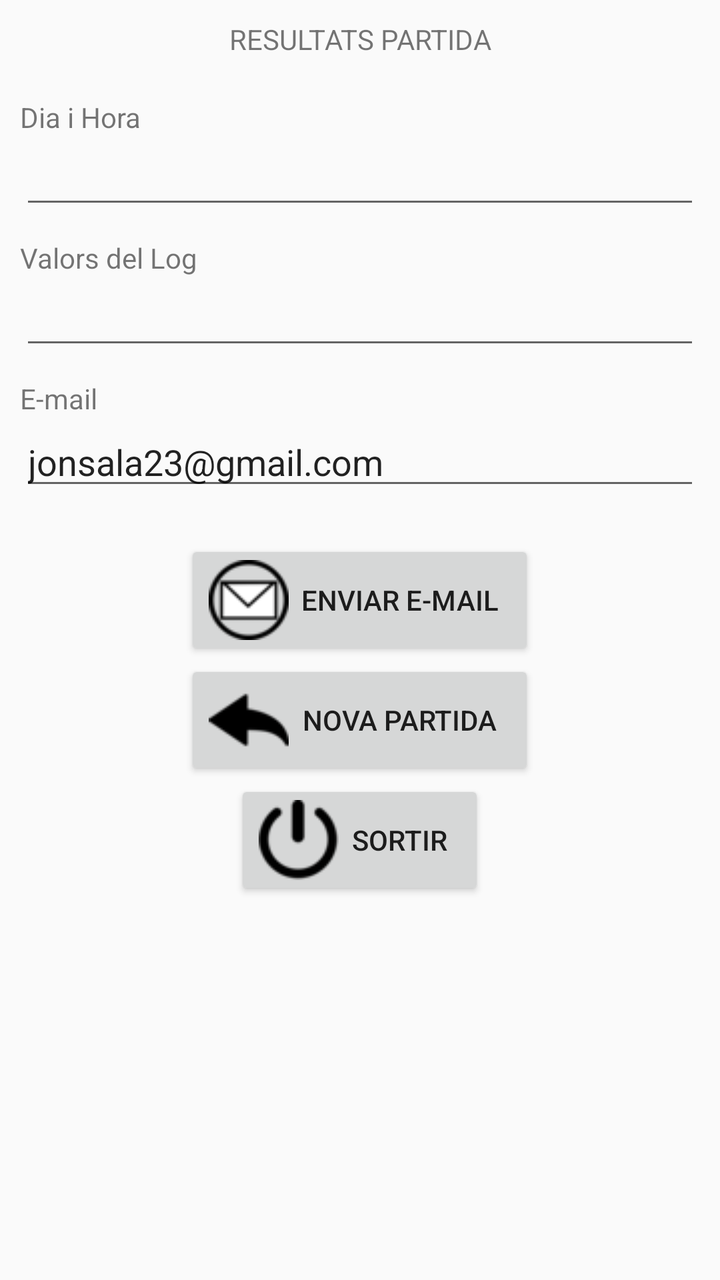
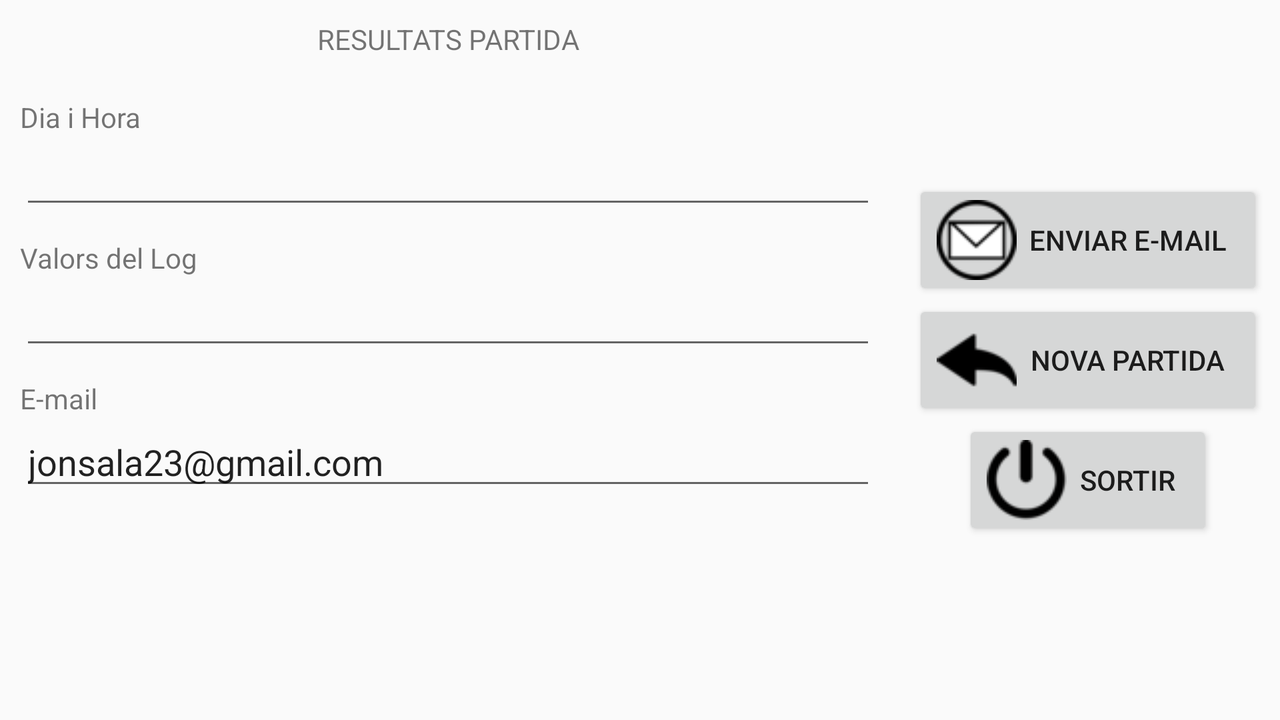

Two renders of one Android screen. The first uses the default layout on a phone; the second uses the alternative layout the repository ships for a different screen configuration, on a matching device. The two XML files are below.
<!-- AndroidManifest.xml: application theme AppTheme -->
<!-- res/layout/activity_test.xml -->
<?xml version="1.0" encoding="utf-8"?>
<LinearLayout xmlns:android="http://schemas.android.com/apk/res/android"
    android:id="@+id/container2"
    android:orientation="vertical"
    android:layout_width="match_parent"
    android:layout_height="match_parent">
    <TextView
        android:layout_width="match_parent"
        android:layout_height="wrap_content"
        android:text="@string/TEST_Resultats_Partida"
        android:gravity="center"
        android:layout_marginTop="10dp"/>


    <TextView
        android:layout_width="wrap_content"
        android:layout_height="wrap_content"
        android:text="@string/TEST_Dia_Hora"
        android:layout_marginTop="20dp"
        android:layout_marginLeft="10dp"/>

    <EditText
        android:id="@+id/Day_Hour"
        android:layout_width="match_parent"
        android:layout_height="wrap_content"
        android:layout_marginRight="10dp"
        android:layout_marginLeft="10dp"/>

    <TextView
        android:layout_width="wrap_content"
        android:layout_height="wrap_content"
        android:text="@string/TEST_Log"
        android:layout_marginTop="10dp"
        android:layout_marginLeft="10dp"/>
    <EditText
        android:id="@+id/Log"
        android:layout_width="match_parent"
        android:layout_height="wrap_content"
        android:layout_marginRight="10dp"
        android:layout_marginLeft="10dp"/>

    <TextView
        android:layout_width="wrap_content"
        android:layout_height="wrap_content"
        android:text="@string/TEST_Email"
        android:layout_marginTop="10dp"
        android:layout_marginLeft="10dp"/>
    <EditText
        android:id="@+id/Email_ToSend"
        android:layout_width="match_parent"
        android:layout_height="wrap_content"
        android:text="@string/TEST_Email_Desti"
        android:layout_marginRight="10dp"
        android:layout_marginLeft="10dp"/>


    <LinearLayout
        android:layout_width="wrap_content"
        android:layout_height="wrap_content"
        android:layout_gravity="center"
        android:gravity="center"
        android:orientation="vertical"
        android:layout_marginTop="20dp">
        <Button
            android:id="@+id/button_Email"
            android:layout_width="175dp"
            android:layout_height="wrap_content"
            android:text="@string/TEST_Send_Email"
            android:drawableLeft="@drawable/email_icon"
            android:onClick="clickSend"/>
        <Button
            android:id="@+id/button_Return"
            android:layout_width="175dp"
            android:layout_height="wrap_content"
            android:text="@string/TEST_New_Game"
            android:drawableLeft="@drawable/flecha"
            android:onClick="clickNew"/>
        <Button
            android:id="@+id/button_Exit"
            android:layout_width="125dp"
            android:layout_height="wrap_content"
            android:text="@string/MAIN_Sortir"
            android:drawableLeft="@drawable/shutdown"
            android:onClick="clickExit"/>

    </LinearLayout>
</LinearLayout>
<!-- resources referenced by this layout -->
<resources>
  <!-- drawable email_icon: png bitmap (drawable-v24, 1210 bytes) -->
  <!-- drawable flecha: png bitmap (drawable-v24, 747 bytes) -->
  <!-- drawable shutdown: png bitmap (drawable-v24, 1124 bytes) -->
  <string name="MAIN_Sortir">Sortir</string>
  <string name="TEST_Dia_Hora">Dia i Hora</string>
  <string name="TEST_Email">E-mail</string>
  <string name="TEST_Email_Desti">jonsala23@gmail.com</string>
  <string name="TEST_Log">Valors del Log</string>
  <string name="TEST_New_Game">Nova Partida</string>
  <string name="TEST_Resultats_Partida">RESULTATS PARTIDA</string>
  <string name="TEST_Send_Email">Enviar E-mail</string>
  <style name="AppTheme" parent="Theme.AppCompat.Light.DarkActionBar">
          
          <item name="colorPrimary">@color/ColorTittle_Top</item>
          <item name="colorPrimaryDark">@color/Black</item>
          <item name="colorAccent">@color/ColorText</item>
      </style>
  <color name="ColorTittle_Top">#31b404</color>
  <color name="Black">#000000</color>
  <color name="ColorText">#53f1ff</color>
</resources>
<!-- res/layout-land/activity_test.xml (the author's variant of the layout above) -->
<!-- drawn on the phone turned sideways -->
<?xml version="1.0" encoding="utf-8"?>
<LinearLayout xmlns:android="http://schemas.android.com/apk/res/android"
    xmlns:tools="http://schemas.android.com/tools"
    android:layout_width="match_parent"
    android:layout_height="match_parent"
    android:orientation="horizontal"
    android:weightSum="1">

    <LinearLayout
        android:layout_width="0dp"
        android:layout_height="match_parent"
        android:orientation="vertical"
        android:layout_weight="0.70">

        <TextView
            android:layout_width="match_parent"
            android:layout_height="wrap_content"
            android:text="@string/TEST_Resultats_Partida"
            android:gravity="center"
            android:layout_marginTop="10dp"/>


        <TextView
            android:layout_width="wrap_content"
            android:layout_height="wrap_content"
            android:text="@string/TEST_Dia_Hora"
            android:layout_marginTop="20dp"
            android:layout_marginLeft="10dp"/>

        <EditText
            android:id="@+id/Day_Hour"
            android:layout_width="match_parent"
            android:layout_height="wrap_content"
            android:layout_marginRight="10dp"
            android:layout_marginLeft="10dp"/>

        <TextView
            android:layout_width="wrap_content"
            android:layout_height="wrap_content"
            android:text="@string/TEST_Log"
            android:layout_marginTop="10dp"
            android:layout_marginLeft="10dp"/>
        <EditText
            android:id="@+id/Log"
            android:layout_width="match_parent"
            android:layout_height="wrap_content"
            android:layout_marginRight="10dp"
            android:layout_marginLeft="10dp"/>

        <TextView
            android:layout_width="wrap_content"
            android:layout_height="wrap_content"
            android:text="@string/TEST_Email"
            android:layout_marginTop="10dp"
            android:layout_marginLeft="10dp"/>
        <EditText
            android:id="@+id/Email_ToSend"
            android:layout_width="match_parent"
            android:layout_height="wrap_content"
            android:text="@string/TEST_Email_Desti"
            android:layout_marginRight="10dp"
            android:layout_marginLeft="10dp"/>


    </LinearLayout>

    <LinearLayout
        android:layout_width="0dp"
        android:layout_height="match_parent"
        android:orientation="vertical"
        android:layout_weight="0.3"
        android:gravity="center">

        <Button
            android:id="@+id/button_Email"
            android:layout_width="175dp"
            android:layout_height="wrap_content"
            android:text="@string/TEST_Send_Email"
            android:drawableLeft="@drawable/email_icon"
            android:onClick="clickSend"/>
        <Button
            android:id="@+id/button_Return"
            android:layout_width="175dp"
            android:layout_height="wrap_content"
            android:text="@string/TEST_New_Game"
            android:drawableLeft="@drawable/flecha"
            android:onClick="clickNew"/>
        <Button
            android:id="@+id/button_Exit"
            android:layout_width="125dp"
            android:layout_height="wrap_content"
            android:text="@string/MAIN_Sortir"
            android:drawableLeft="@drawable/shutdown"
            android:onClick="clickExit"/>

    </LinearLayout>
</LinearLayout>
